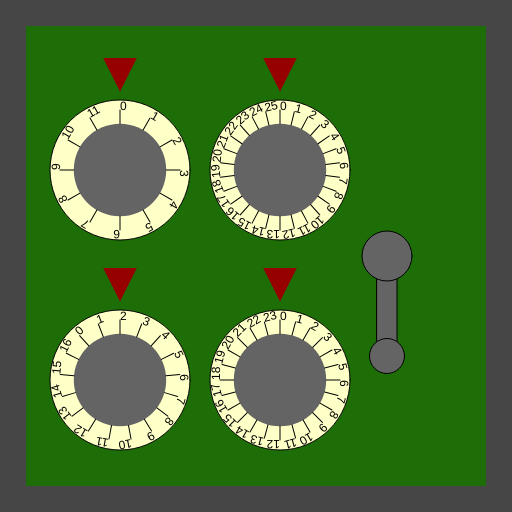
Frame 1 (no input)
Frame 60 (no input): identical to frame 1, image omitted
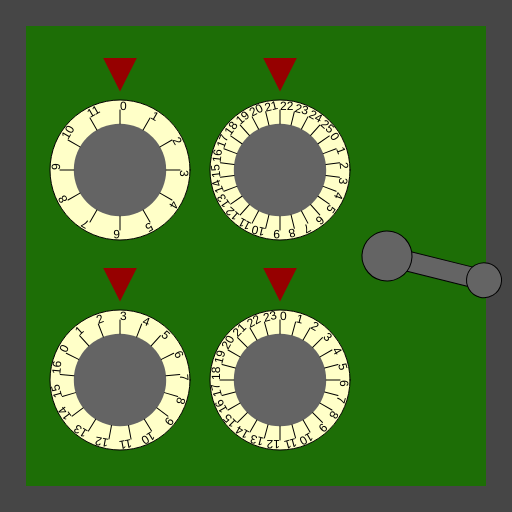
Frame 120 (the mouse pressed at the canvas centre since frame 60)

The p5.js sketch that drew these frames (run headless with seeded random() and noise() and a simulated clock; from frame 60 on, the mouse is pressed at the canvas centre):

// p5.js sketch
// ── sketch.js
/*

Officer: 3977425
CaseNum: 303-2-72819333-3977425

Case 303 - The Case of the Crooked Attorney
Stage 3 - The Gates Bank

I’ve made an appointment for you at the Gates Bank to retrieve your safe deposit box from the vault.
Actually you will break into Torvalds’ one.

Crack the safe by doing the following:

	When the mouse button is released:
	- Make Classified_Store_Value_a equal to the value of mouseX
	- Use the 'max' function to prevent Classified_Store_Value_a from falling below 2

	Whilst the mouse is moving:
	- Increment Classified_Store_Value_b by 1
	- Use the 'constrain' function to prevent Classified_Store_Value_b from falling below 2 and going above 13

	When the mouse button is pressed:
	- Make Classified_Store_Value_c equal to the value of mouseY
	- Use the 'max' function to prevent Classified_Store_Value_c from falling below 2

	When the mouse button is released:
	- Increment Classified_Store_Value_d by 2
	- Use the 'constrain' function to prevent Classified_Store_Value_d from falling below 2 and going above 18

	Whilst the mouse is moving:
	- Make Classified_Store_Value_e equal to the value of mouseX
	- Use the 'min' function to prevent Classified_Store_Value_e from going above 76



This time you'll need to create the relevant event handlers yourself.

There are many possible ways of investigating this case, but you
should use ONLY the following commands:

	- The assignment operator aka. the equals sign !
	- mouseX, mouseY
	- Incrementing +=
	- Decrementing -=
	- min, max
	- constrain

*/

//declare the variables

var Classified_Store_Value_a;
var Classified_Store_Value_b;
var Classified_Store_Value_c;
var Classified_Store_Value_d;
var Classified_Store_Value_e;


function preload()
{
	//IMAGES WILL BE LOADED HERE

}

function setup()
{
	createCanvas(512,512);

	//initialise the variables
	Classified_Store_Value_a = 0;
	Classified_Store_Value_b = 0;
	Classified_Store_Value_c = 0;
	Classified_Store_Value_d = 0;
	Classified_Store_Value_e = 0;

}

///////////////////EVENT HANDLERS///////////////////

//Create event handlers here to open the safe ...
function mouseReleased(){
	Classified_Store_Value_a = max(mouseX, 2);
	Classified_Store_Value_d = constrain(Classified_Store_Value_d + 2, 2, 18)
}

function mouseMoved(){
	Classified_Store_Value_b = constrain(Classified_Store_Value_b + 1, 2, 13);
	Classified_Store_Value_e = min(mouseX, 76);
}

function mousePressed(){
	Classified_Store_Value_c = max(mouseY, 2)
}


///////////////DO NOT CHANGE CODE BELOW THIS POINT///////////////////

function draw()
{

	//Draw the safe door
	background(70);
	noStroke();
	fill(29,110,6);
	rect(26,26,width-52,width-52);

	//Draw the combination dials
	push();
	translate(120,170);
	drawDial(140,Classified_Store_Value_a, 12);
	pop();

	push();
	translate(120,380);
	drawDial(140,Classified_Store_Value_b, 17);
	pop();

	push();
	translate(280,170);
	drawDial(140,Classified_Store_Value_c, 26);
	pop();

	push();
	translate(280,380);
	drawDial(140,Classified_Store_Value_d, 24);
	pop();

	//Draw the lever
	push();
	translate(width - 125,256);
	drawLever(Classified_Store_Value_e);
	pop();


}

function drawDial(diameter,num,maxNum)
{
	//the combination lock

	var r = diameter * 0.5;
	var p = r * 0.6;

	stroke(0);
	fill(255,255,200);
	ellipse(0,0,diameter,diameter);
	fill(100);
	noStroke();
	ellipse(0,0,diameter*0.66,diameter*0.66);
	fill(150,0,0);
	triangle(
		-p * 0.4,-r-p,
		p * 0.4,-r-p,
		0,-r-p/5
	);

	noStroke();

	push();
	var inc = 360/maxNum;

	rotate(radians(-num * inc));
	for(var i = 0; i < maxNum; i++)
	{
		push();
		rotate(radians(i * inc));
		stroke(0);
		line(0,-r*0.66,0,-(r-10));
		noStroke();
		fill(0);
		text(i,0,-(r-10));
		pop();
	}

	pop();
}

function drawLever(rot)
{
	push();
	rotate(radians(-rot))
	stroke(0);
	fill(100);
	rect(-10,0,20,100);
	ellipse(0,0,50,50);
	ellipse(0,100,35,35);
	pop();
}
